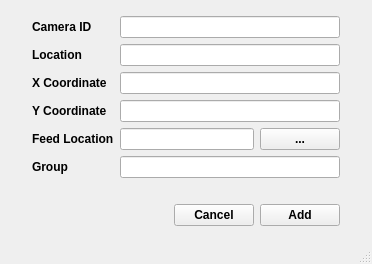
<?xml version="1.0" encoding="UTF-8"?>
<ui version="4.0">
 <class>AddCamera</class>
 <widget class="QMainWindow" name="AddCamera">
  <property name="geometry">
   <rect>
    <x>0</x>
    <y>0</y>
    <width>372</width>
    <height>264</height>
   </rect>
  </property>
  <property name="font">
   <font>
    <weight>75</weight>
    <bold>true</bold>
   </font>
  </property>
  <property name="windowTitle">
   <string>Add Camera</string>
  </property>
  <widget class="QWidget" name="centralwidget">
   <layout class="QVBoxLayout" name="verticalLayout">
    <property name="leftMargin">
     <number>32</number>
    </property>
    <property name="topMargin">
     <number>16</number>
    </property>
    <property name="rightMargin">
     <number>32</number>
    </property>
    <property name="bottomMargin">
     <number>16</number>
    </property>
    <item>
     <layout class="QFormLayout" name="formLayout">
      <item row="0" column="0">
       <widget class="QLabel" name="label">
        <property name="font">
         <font>
          <family>Segoe UI</family>
         </font>
        </property>
        <property name="text">
         <string>Camera ID</string>
        </property>
       </widget>
      </item>
      <item row="0" column="1">
       <widget class="QLineEdit" name="id">
        <property name="font">
         <font>
          <family>Segoe UI</family>
         </font>
        </property>
       </widget>
      </item>
      <item row="1" column="0">
       <widget class="QLabel" name="label_2">
        <property name="font">
         <font>
          <family>Segoe UI</family>
         </font>
        </property>
        <property name="text">
         <string>Location</string>
        </property>
       </widget>
      </item>
      <item row="1" column="1">
       <widget class="QLineEdit" name="location">
        <property name="font">
         <font>
          <family>Segoe UI</family>
         </font>
        </property>
       </widget>
      </item>
      <item row="2" column="0">
       <widget class="QLabel" name="label_3">
        <property name="font">
         <font>
          <family>Segoe UI</family>
         </font>
        </property>
        <property name="text">
         <string>X Coordinate</string>
        </property>
       </widget>
      </item>
      <item row="2" column="1">
       <widget class="QLineEdit" name="x_coord">
        <property name="font">
         <font>
          <family>Segoe UI</family>
         </font>
        </property>
       </widget>
      </item>
      <item row="3" column="0">
       <widget class="QLabel" name="label_4">
        <property name="font">
         <font>
          <family>Segoe UI</family>
         </font>
        </property>
        <property name="text">
         <string>Y Coordinate</string>
        </property>
       </widget>
      </item>
      <item row="3" column="1">
       <widget class="QLineEdit" name="y_coord">
        <property name="font">
         <font>
          <family>Segoe UI</family>
         </font>
        </property>
       </widget>
      </item>
      <item row="4" column="0">
       <widget class="QLabel" name="label_5">
        <property name="font">
         <font>
          <family>Segoe UI</family>
         </font>
        </property>
        <property name="text">
         <string>Feed Location</string>
        </property>
       </widget>
      </item>
      <item row="5" column="0">
       <widget class="QLabel" name="label_6">
        <property name="font">
         <font>
          <family>Segoe UI</family>
         </font>
        </property>
        <property name="text">
         <string>Group</string>
        </property>
       </widget>
      </item>
      <item row="5" column="1">
       <widget class="QLineEdit" name="group">
        <property name="font">
         <font>
          <family>Segoe UI</family>
         </font>
        </property>
       </widget>
      </item>
      <item row="4" column="1">
       <layout class="QHBoxLayout" name="horizontalLayout" stretch="2,0">
        <item>
         <widget class="QLineEdit" name="file">
          <property name="font">
           <font>
            <family>Segoe UI</family>
           </font>
          </property>
         </widget>
        </item>
        <item>
         <widget class="QPushButton" name="file_browse">
          <property name="font">
           <font>
            <family>Segoe UI</family>
           </font>
          </property>
          <property name="text">
           <string>...</string>
          </property>
         </widget>
        </item>
       </layout>
      </item>
     </layout>
    </item>
    <item>
     <layout class="QHBoxLayout" name="horizontalLayout_3">
      <item>
       <spacer name="horizontalSpacer">
        <property name="font">
         <font>
          <family>Segoe UI</family>
         </font>
        </property>
        <property name="orientation">
         <enum>Qt::Horizontal</enum>
        </property>
        <property name="sizeHint" stdset="0">
         <size>
          <width>40</width>
          <height>20</height>
         </size>
        </property>
       </spacer>
      </item>
      <item>
       <widget class="QPushButton" name="cancel">
        <property name="font">
         <font>
          <family>Segoe UI</family>
         </font>
        </property>
        <property name="text">
         <string>Cancel</string>
        </property>
       </widget>
      </item>
      <item>
       <widget class="QPushButton" name="add">
        <property name="font">
         <font>
          <family>Segoe UI</family>
         </font>
        </property>
        <property name="text">
         <string>Add</string>
        </property>
       </widget>
      </item>
     </layout>
    </item>
   </layout>
  </widget>
  <widget class="QStatusBar" name="statusbar"/>
 </widget>
 <resources/>
 <connections/>
</ui>
